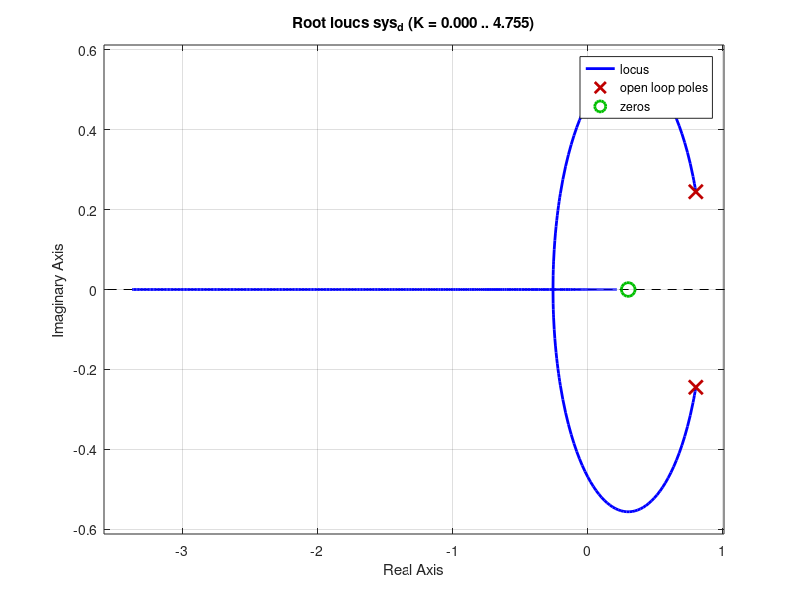
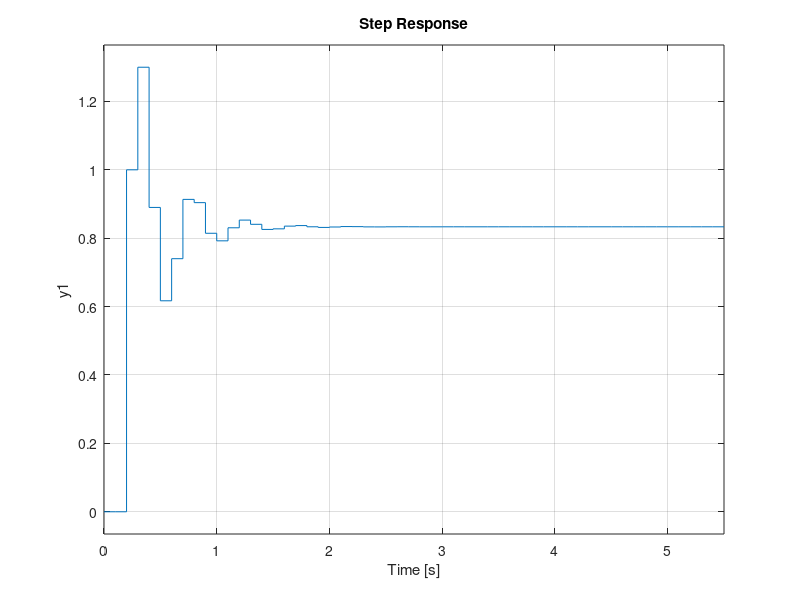

Write the MATLAB code that produced these figures, in order.
%% Control Lab 3 - Discrete time digital controller 

%% Example 1.1

m = 1;
b = 10;
k = 20;
num = [1];
den = [m b k];
sys_1 = tf(num,den);
Ts = 1/100;
sys_d = c2d(sys_1,Ts,'zoh') % zero order hold

% alternate way for TF
%s = tf('s');
%sys = 1/(m*s^2+b*s+k);

% zero order hold means the continuous signal is held constant between each sample over the intervals

%% Example 1.2

m = 1;
b = 10;
k = 20;
A = [0 1;-k/m -b/m];
B = [ 0;1/m];
C = [1 0];
D = [0];
Ts = 1/100;
sys = ss(A,B,C,D);
sys_d = c2d(sys,Ts,'zoh')

%% Lab 3 Exercise 1
clear
figure(1)
numD = [1 -0.3];
denD = [1 -1.6 0.7];
Ts = 0.1;
sys_d = tf(numD,denD,Ts);
rlocus(sys_d)

%% Lab 3 Exercise 2
clear
figure(2)
numD = [1];
denD = [1 -0.3 0.5];
Ts=0.1;
sys_d = tf(numD,denD,Ts);
step(sys_d,5.5)
